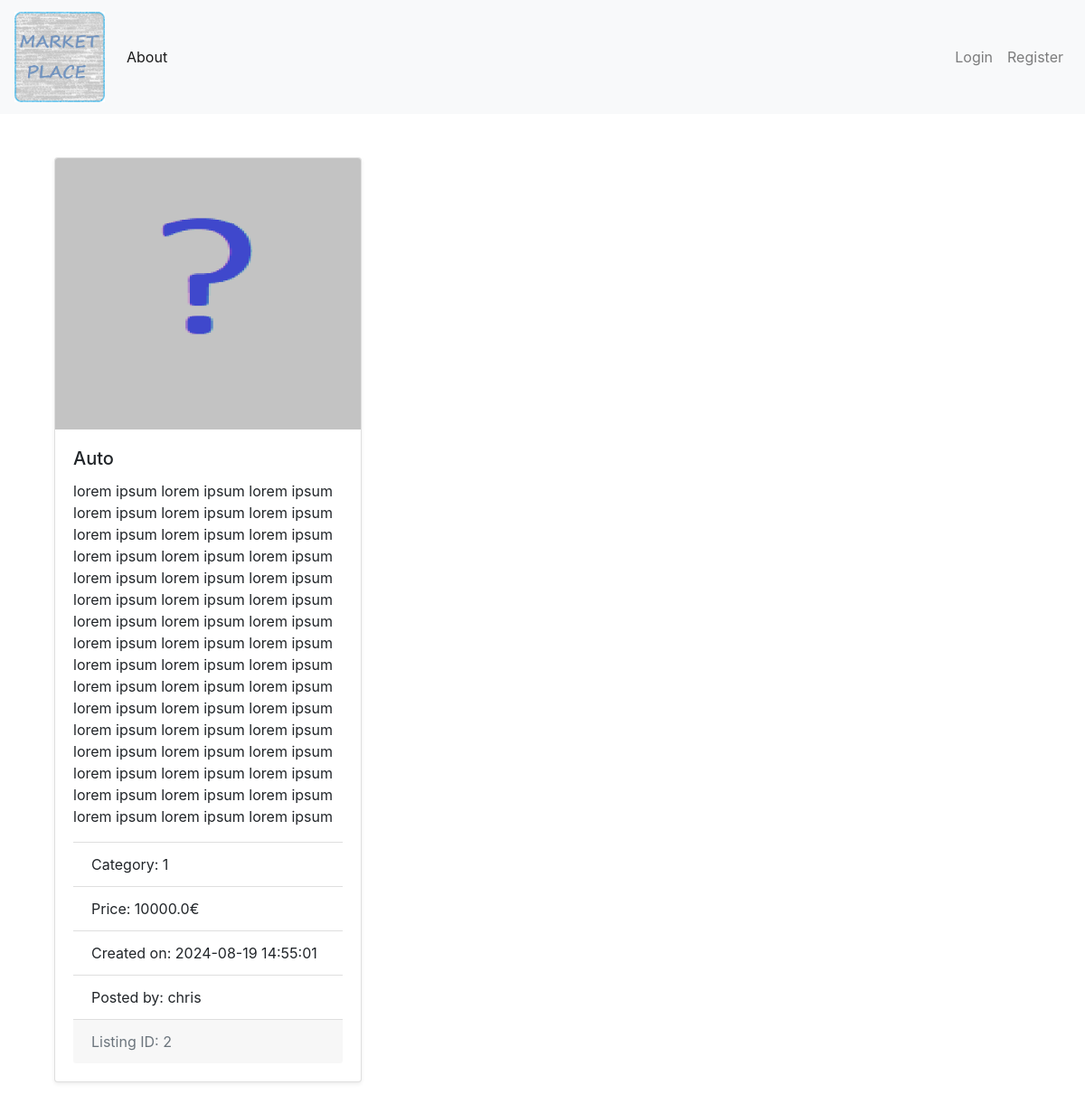
/2, run on the app's committed database.
### tables this page shows
CREATE TABLE Listings (
    id INTEGER PRIMARY KEY AUTOINCREMENT,
    category INTEGER NOT NULL,
    name TEXT NOT NULL,
    image TEXT,
    description TEXT NOT NULL,
    price REAL,
    created TIMESTAMP NOT NULL DEFAULT CURRENT_TIMESTAMP,
    user_id INTEGER NOT NULL,
    FOREIGN KEY (user_id) REFERENCES User(id)
);

CREATE TABLE User (
    id INTEGER PRIMARY KEY AUTOINCREMENT,
    name TEXT NOT NULL UNIQUE,
    password_hash TEXT NOT NULL, 
    profile_image TEXT
);

### app.py (the view)
@app.route("/<id>")
def get_listing(id):
    try:
        listing = listing_by_id(int(id))
        return render_template('listing.html', listing = listing)
    except sqlite3.Error as e:
        print(f"error: {e}")
        abort(404)

### templates/listing.html (shortened to what this page needs)
{% extends 'base.html' %}
{% block content %}
    <div class="container mt-5">
        <div class="row">
                <div class="col-md-4">
                    <div class="card mb-4 shadow-sm">
                        {% if listing.image %}
                            <img src="{{ url_for('static', filename=listing.image) }}" class="card-img-top" alt="{{ listing.name }}">
                        {% else %}
                            <img src="{{ url_for('static', filename='default-image.jpg') }}" class="card-img-top" alt="Default Image">
                        {% endif %}
                        <div class="card-body">
                            <h5 class="card-title">{{ listing.name }}</h5>
                            <p class="card-text">{{ listing.description }}</p>
                            <ul class="list-group list-group-flush">
                                <li class="list-group-item">Category: {{ listing.category }}</li>
                                <li class="list-group-item">Price: {{ listing.price }}€</li>
                                <li class="list-group-item">Created on: {{ listing.created }}</li>
                                <li class="list-group-item">Posted by: {{ listing.user_name }}</li>
                            </ul>
                            <div class="card-footer text-muted">
                                Listing ID: {{ listing.id }}
                            </div>
                        </div>
                    </div>
                </div>
        </div>
    </div>
{% endblock %}

### templates/base.html (shortened to what this page needs)
<!doctype html>
<html lang="en">
  <head>
    <link rel="stylesheet" href="https://stackpath.bootstrapcdn.com/bootstrap/4.3.1/css/bootstrap.min.css">
    <link rel="stylesheet" href="{{ url_for('static', filename='css/styles.css') }}">
  </head>
  <body>
    <nav class="navbar navbar-expand-md navbar-light bg-light">
        <a class="navbar-brand" href="{{ url_for('index')}}">
          <img src="{{ url_for('static', filename='site-logo.png') }}" alt="Site Logo" style="height: 100px;">
        </a>
        <div class="collapse navbar-collapse" id="navbarNav">
            <ul class="navbar-nav">
              <li class="nav-item active">
                  <a class="nav-link" href="{{ url_for('about')}}">About</a>
              </li>
            </ul>
          <ul class="navbar-nav ml-auto">
            {% if current_user.is_authenticated %}
            <li class="nav-item">
              <a class="nav-link" href="{{ url_for('profile')}}">Profile</a>
            </li>
            <li class="nav-item">
              <a class="nav-link" href="{{ url_for('logout') }}">Logout</a>
            </li>
            {% else %}
              <li class="nav-item">
                <a class="nav-link" href="{{ url_for('login')}}">Login</a>
              </li>
              <li class="nav-item">
                <a class="nav-link" href="{{ url_for('register')}}">Register</a>
              </li>
              {% endif %}
          </ul>
        </div>
    </nav>
    <div class="container">
        {% block content %} {% endblock %}
    </div>
  </body>
</html>

### static/css/styles.css (style rules this page uses)
ul { list-style-type: none; padding: 0; margin: 0; }

### data on the page
Listings: image (placeholder picture), name "Auto", description "lorem ipsum lorem ipsum lorem ipsum lorem ipsum lorem ipsum lorem ipsum lorem ipsum lorem ipsum lorem ipsum lorem ipsum lorem ipsum lorem ipsum lorem ipsum lorem ipsum lorem ipsum lorem ipsum lorem ipsum lorem ipsum lorem ipsum lorem ipsum lorem ipsum lorem ipsum lorem ipsum lorem ipsum lorem ipsum lorem ipsum lorem ipsum lorem ipsum lorem ipsum lorem ipsum lorem ipsum lorem ipsum lorem ipsum lorem ipsum lorem ipsum lorem ipsum lorem ipsum lorem ipsum lorem ipsum lorem ipsum lorem ipsum lorem ipsum lorem ipsum lorem ipsum lorem ipsum lorem ipsum lorem ipsum lorem ipsum", price "10000.0", created "2024-08-19 14:55:01"
User: user_name "chris"

### other printed values
{{ listing.category }} "1"
{{ listing.id }} "2"
